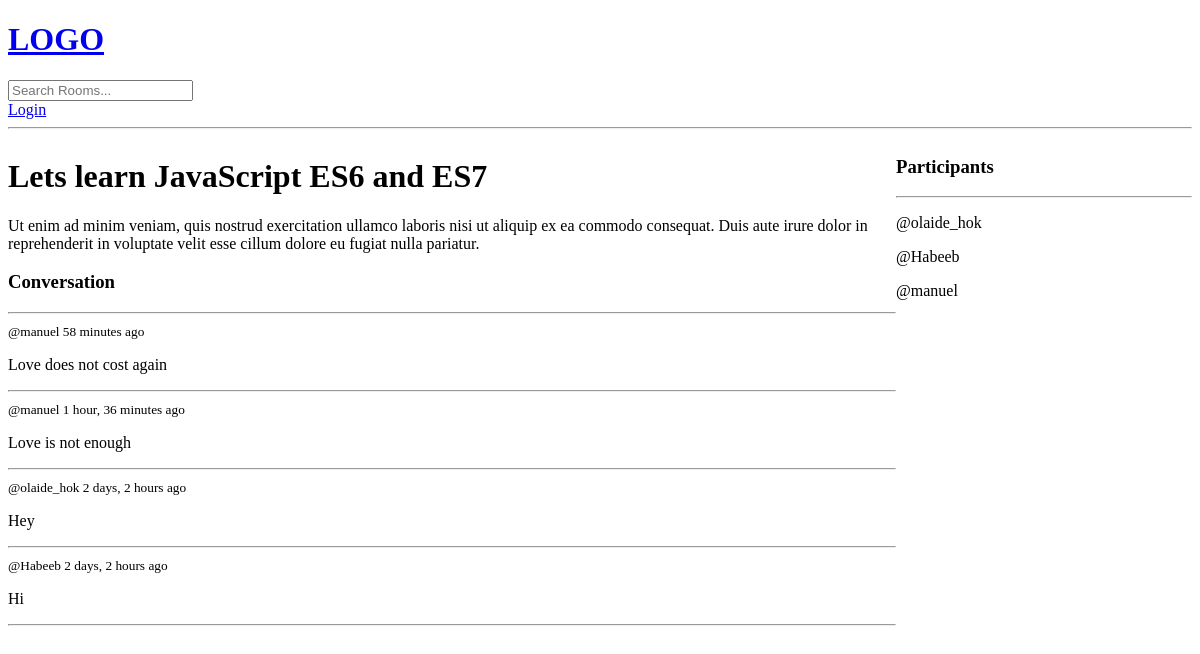
The app's page /room/1/, older data.
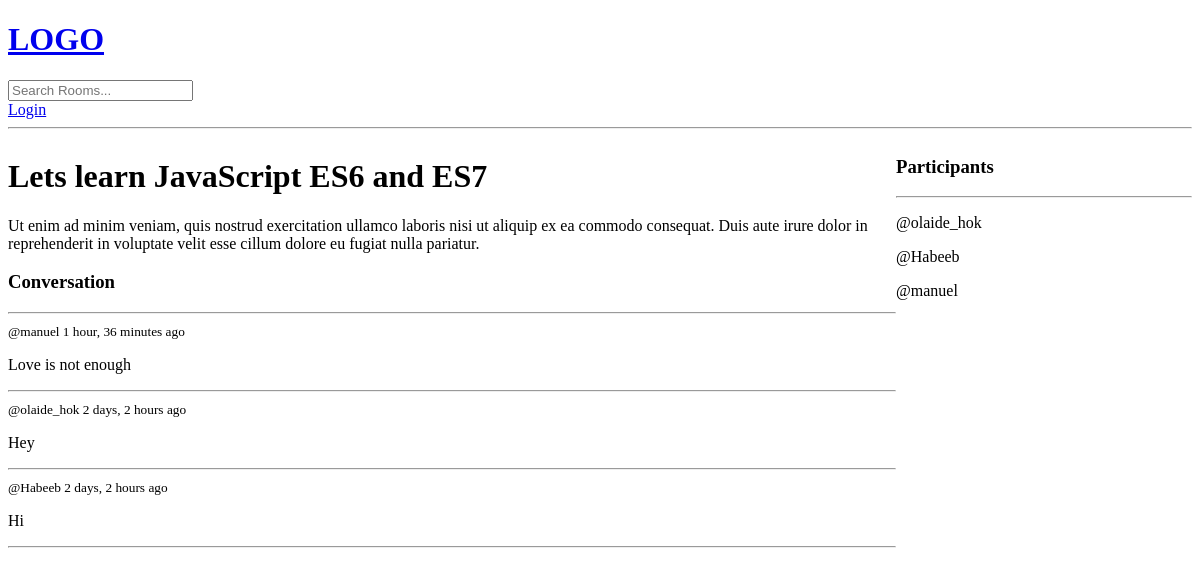
The same page, newer data.
### base/models.py (models this page shows, shortened)
class Room(models.Model):
    host = models.ForeignKey(User, on_delete=models.SET_NULL, null=True)
    topic = models.ForeignKey(Topic, on_delete=models.SET_NULL, null=True)
    name = models.CharField(max_length=200)
    description = models.TextField(null=True, blank=True)
    participants = models.ManyToManyField(User, related_name='participants', blank=True)
    updated = models.DateTimeField(auto_now=True)
    created = models.DateTimeField(auto_now_add=True)
    class Meta:
        ordering = ['-updated', '-created']

class Message(models.Model):
    user = models.ForeignKey(User, on_delete=models.CASCADE)
    room = models.ForeignKey(Room, on_delete=models.CASCADE)
    body = models.TextField()
    updated = models.DateTimeField(auto_now=True)
    created = models.DateTimeField(auto_now=True)

### base/views.py (the view, shortened to what this page needs)
# urls.py: path('room/<str:pk>/', views.room, name='room'),
def room(request, pk):
    room = Room.objects.get(id=pk)
    room_messages = room.message_set.all().order_by('-created')
    participants = room.participants.all()
    context = {'room': room, 'room_messages': room_messages,
               'participants': participants}
    return render(request, 'base/room.html', context)

### base/templates/base/room.html (shortened to what this page needs)
{% extends 'main.html' %}
{% block content %}
<div class="room-container">
  <div>
    <h1>{{room.name}}</h1>
    <p>{{room.description}}</p>
    <div class="comment-wrapper">
      <h3>Conversation</h3>
      <hr />
      {% for message in room_messages %}
      <div>
          <small>@{{message.user}} {{message.created|timesince}} ago</small>
        <p>{{message.body}}</p>
        <hr />
      </div>
      {% endfor %}
    </div>
  </div>
  <div>
      <h3>Participants </h3>
      <hr>
      {% for user in participants %}
      <div>
          <p>@{{user.username}}</p>
      </div>
      {%endfor%}
  </div>
</div>
{% endblock %}

### templates/main.html (shortened to what this page needs)
<!DOCTYPE html>
<html lang="en">
<head>
</head>
<body>
    {% include 'navbar.html' %}
    {% block content %}
    {% endblock %}
</body>
</html>

### templates/navbar.html
<a href="/">
    <h1>LOGO</h1>
</a>
<form method="GET" action="{% url 'home' %}">
    <input type="text" name="q" placeholder="Search Rooms..." />
</form>
{% if request.user.is_authenticated %}
<p>Hello {{request.user}}</p>
<a href="{% url 'logout' %}">Logout</a>
{% else %}
<a href="{% url 'login' %}">Login</a>
{% endif %}
<hr>

### base/templates/base/room.html (style rules this page uses)
.room-container { display: grid; grid-template-columns: 3fr 1fr; }

Row changes from the older to the newer data that the page shows:
removed Message: user "manuel", created "58 minutes", body "Love does not cost again"
